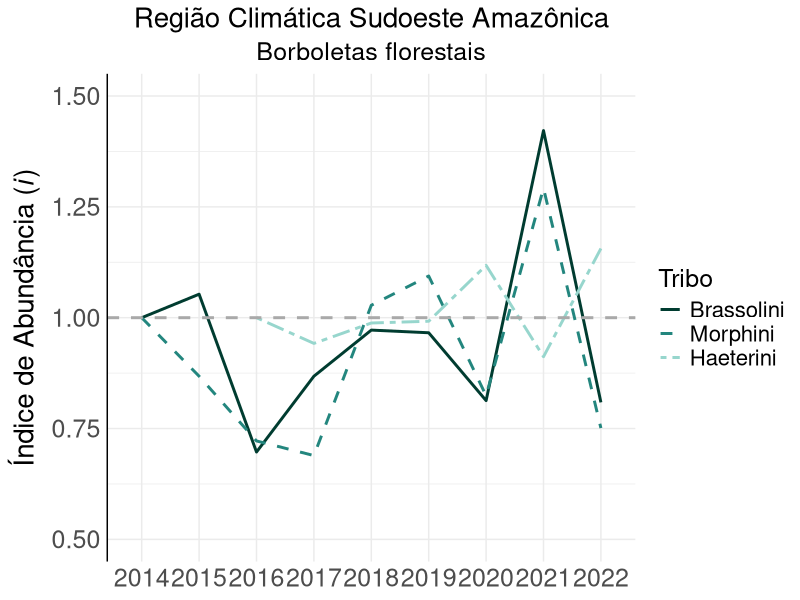
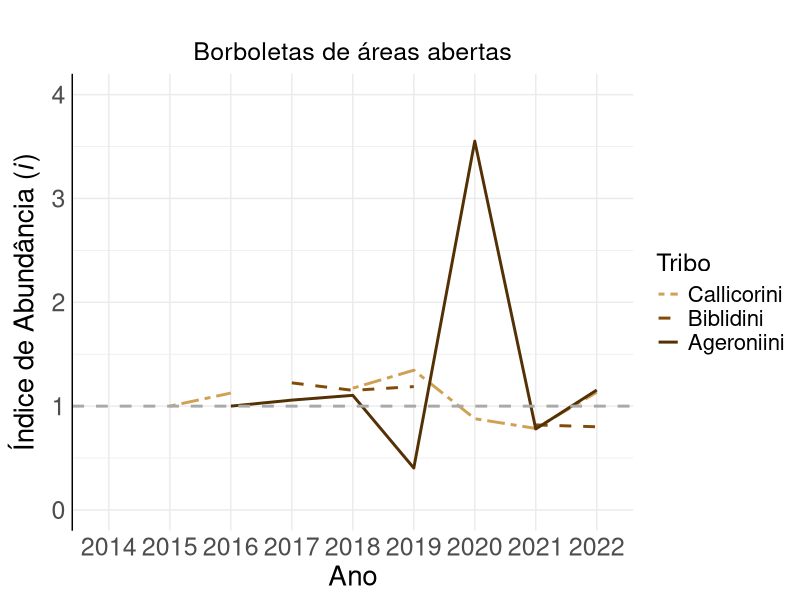
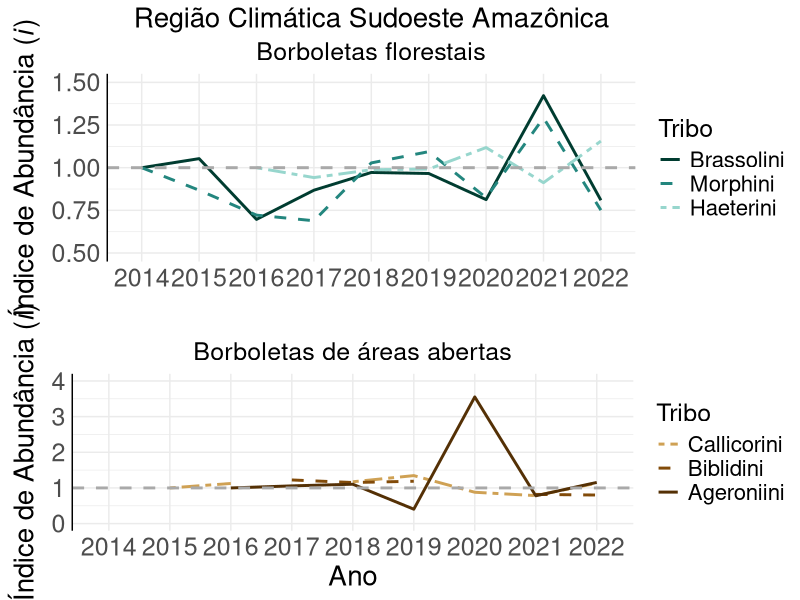
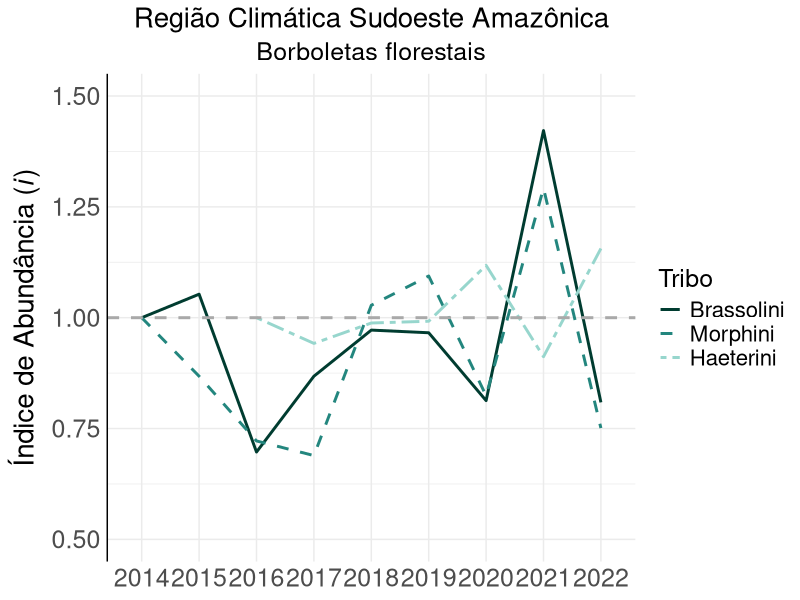
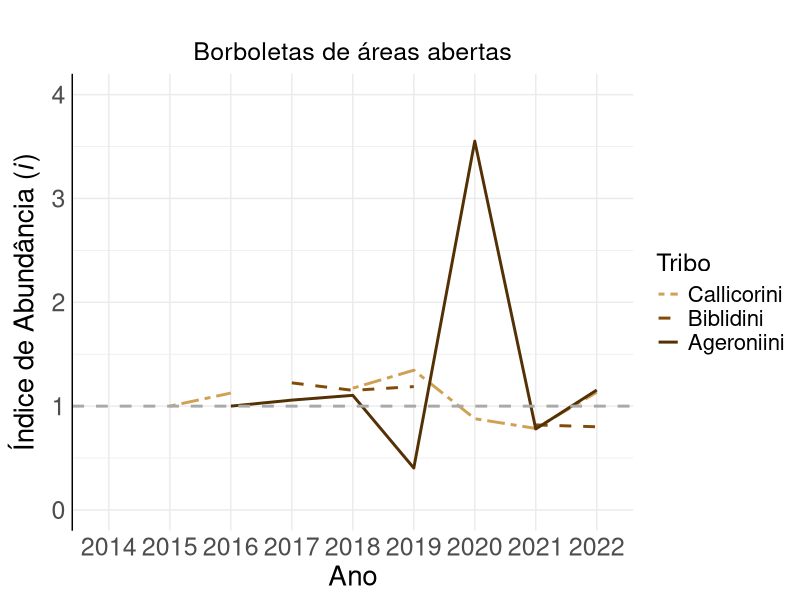
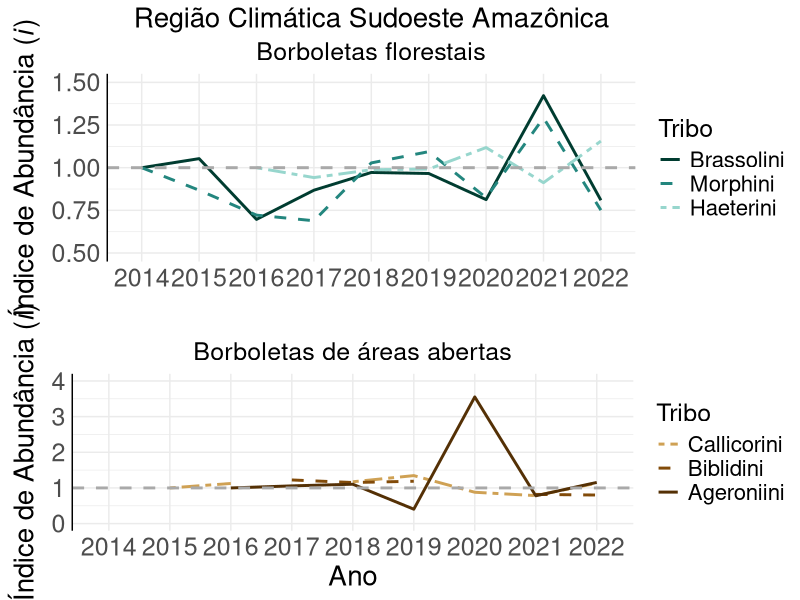

Write R code to recreate these figures, in order.
##### Índices de abundância de tribos ao longo dos anos - Sudoeste Amazônico
## Script: Isabela Freitas Oliveira

library(dplyr)
library(tidyr)


# Definir o diretório de trabalho
setwd("~/Documents/ICMBIO-COMOB/Dados_Monitora/Análise de dados/Monitora_Borboletas_Isabela")
df_indice<-read.csv("resultado_final_com_esforco.csv", header=T, sep = ';') # dataframe para fazer os gráficos
df_indice <- df_indice[!is.na(df_indice$tribo), ]

dados_regiao_especifica <- df_indice %>%
  filter(bioma == "Amazonia", regiao == "sudoeste")

# Agregar soma_individuos por tribo e ano
soma_individuos_por_tribo_ano <- dados_regiao_especifica %>%
  filter(soma_individuos > 0 ) %>%
  group_by(tribo, ano) %>%
  summarize(soma_individuos = sum(soma_individuos, na.rm = TRUE)) %>%
  ungroup()

# Verificar o esforço individual por uc_ea e expedicao
esforco_individual <- dados_regiao_especifica %>%
  group_by(uc, uc_ea, ano, expedicao) %>%
  summarize(esforco_individual = unique(esforco_amostral), na.rm = TRUE) %>%
  ungroup()

# Somar os esforços por expedicao
esforco_por_expedicao <- esforco_individual %>%
  group_by(uc, ano, expedicao) %>%
  summarize(esforco_total_expedicao = sum(esforco_individual, na.rm = TRUE)) %>%
  ungroup()

# Calcular o esforço total anual para cada ano
esforco_total_anual <- esforco_por_expedicao %>%
  group_by(ano) %>%
  summarize(esforco_total_anual = sum(esforco_total_expedicao, na.rm = TRUE)) %>%
  ungroup()

# Juntar com soma_individuos_por_tribo_ano
df_agregado <- soma_individuos_por_tribo_ano %>%
  left_join(esforco_total_anual, by = "ano") %>%
  ungroup()

# Calcular o índice de abundância
df_agregado <- df_agregado %>%
  mutate(frequencia_corrigida = (soma_individuos + 0.00001) / esforco_total_anual,
         log_frequencia_corrigida = log10(frequencia_corrigida)) %>%
  group_by(tribo) %>%
  arrange(ano) %>%
  mutate(indice_abundancia = if_else(row_number() == 1, 1, 
                                     log_frequencia_corrigida / lag(log_frequencia_corrigida))) %>%
  ungroup()

# Reestruturar para visualização
df_tribo_ano_largo <- df_agregado %>%
  pivot_wider(names_from = ano, values_from = indice_abundancia)

# Reestruturar o dataframe para o formato largo # tabela geral dos índices
df_tribo_ano_largo <- df_agregado %>%
  select(tribo, ano, indice_abundancia) %>% # Selecionar as colunas relevantes
  pivot_wider(names_from = ano, values_from = indice_abundancia) # Transformar para o formato largo

# Limitar os valores a 3 casas decimais
df_tribo_ano_largo <- df_tribo_ano_largo %>%
  mutate_if(is.numeric, ~ round(., 3))
#write.csv(df_tribo_ano_largo, "tabela_índice_tribo_ano_AM_sudoeste.csv", row.names = FALSE)

############
#Gráficos
library(ggplot2)

# Definir as cores e tipos de linha para cada tribo
cores_linhas <- c("Brassolini" = "#003C30", "Morphini" = "#23867E", "Haeterini" = "#97D6CD")
tipos_linhas <- c("Brassolini" = "solid", "Morphini" = "dashed", "Haeterini" = "twodash")

# Filtrar tribos florestais
tribos_selecionadas <- df_tribo_ano_largo %>%
  filter(tribo %in% c("Brassolini", "Morphini", "Haeterini")) %>%
  mutate(tribo = factor(tribo, levels = c("Brassolini", "Morphini", "Haeterini")))

# Transformar 'ano' para o formato longo e garantir que é numérico
dados_longos <- tribos_selecionadas %>%
  pivot_longer(cols = -tribo, names_to = "ano", values_to = "indice_abundancia")

# Certifique-se de que cada 'tribo' tem um 'tipo_linha' correspondente
dados_longos$tipo_linha <- ifelse(dados_longos$tribo == "Brassolini", "solid",
                                  ifelse(dados_longos$tribo == "Morphini","dashed","twodash"))

# Crie o gráfico
gg_florestal <- ggplot(dados_longos, aes(x = ano, y = indice_abundancia, group = tribo, color = tribo, linetype = tribo)) +
  geom_line(size = 1) +
  scale_y_continuous(limits = c(0.5,1.5))+
  scale_color_manual(values = cores_linhas) +
  scale_linetype_manual(values = tipos_linhas) +
  geom_hline(yintercept = 1, linetype = "dashed", color = "darkgray", size = 1) +
  theme_minimal() +
  labs(title = "Região Climática Sudoeste Amazônica",
       subtitle = "Borboletas florestais",
       x = "Ano",
       y = expression("Índice de Abundância (" * italic("i") * ")"),
       color = "Tribo",
       linetype = "Tribo") +
  theme(plot.title = element_text(hjust = 0.5, size = 20),
        plot.subtitle = element_text(hjust = 0.5, size = 18),
        axis.title = element_text(size = 20),
        axis.text = element_text(size = 18),
        axis.title.x = element_blank(),
        legend.title = element_text(size = 18),
        legend.text = element_text(size = 16),
        axis.line = element_line(color = "black"),
        axis.line.x = element_blank()) +
  guides(color = guide_legend(override.aes = list(linetype = tipos_linhas)))

# Exibir o gráfico
print(gg_florestal)

# Salvar a imagem usando ggsave()
ggsave(filename = "indice de abundancia AM_Sudoeste_florestal_linhas_.png",  # Escolha um nome adequado para o arquivo
       plot = gg_florestal,  # O objeto ggplot
       device = "png",  # Pode ser "jpeg", "tiff", etc.
       path = "/Users/isabelafreitasoliveira/Documents/ICMBIO-COMOB/Dados_Monitora/Análise de dados/Monitora_Borboletas_Isabela",  # Especifique o diretório onde você deseja salvar o gráfico
       dpi = 300,  # Define a resolução (DPI)
       width = 12, height = 8, units = "in")  # Define o tamanho da imagem
######
#Gráficos Borboletas de areas abertas

# Definir as cores e tipos de linha para cada tribo
cores_linhas <- c("Callicorini" = "#CFA154", "Biblidini" = "#824B09", "Ageroniini" = "#543005")
tipos_linhas <- c("Callicorini" = "twodash", "Biblidini" = "dashed", "Ageroniini" = "solid")

# Filtrar tribos florestais
tribos_selecionadas <- df_tribo_ano_largo %>%
  filter(tribo %in% c("Callicorini", "Biblidini", "Ageroniini")) %>%
  mutate(tribo = factor(tribo, levels = c("Callicorini", "Biblidini", "Ageroniini")))

# Transformar 'ano' para o formato longo e garantir que é numérico
dados_longos <- tribos_selecionadas %>%
  pivot_longer(cols = -tribo, names_to = "ano", values_to = "indice_abundancia")

# Certifique-se de que cada 'tribo' tem um 'tipo_linha' correspondente
dados_longos$tipo_linha <- ifelse(dados_longos$tribo == "Ageroniini", "solid",
                                  ifelse(dados_longos$tribo == "Biblidini","dashed","twodash"))

# Crie o gráfico
gg_aberto <- ggplot(dados_longos, aes(x = ano, y = indice_abundancia, group = tribo, color = tribo, linetype = tribo))+
  scale_y_continuous(limits = c(0,4))+
  geom_line(size = 1) +
  scale_color_manual(values = cores_linhas) +
  scale_linetype_manual(values = tipos_linhas) +
  geom_hline(yintercept = 1, linetype = "dashed", color = "darkgray", size = 1) +
  theme_minimal() +
  labs(title = "",
       subtitle = "Borboletas de áreas abertas",
       x = "Ano",
       y = expression("Índice de Abundância (" * italic("i") * ")"),
       color = "Tribo",
       linetype = "Tribo") +
  theme(plot.title = element_text(hjust = 0.5, size = 20),
        plot.subtitle = element_text(hjust = 0.5, size = 18),
        axis.title = element_text(size = 20),
        axis.text = element_text(size = 18),
        legend.title = element_text(size = 18),
        legend.text = element_text(size = 16),
        axis.line = element_line(color = "black"),
        axis.line.x = element_blank()) +
  guides(color = guide_legend(override.aes = list(linetype = tipos_linhas)))

# Exibir o gráfico
print(gg_aberto)

# Salvar a imagem usando ggsave()
ggsave(filename = "indice de abundancia_AM_Sudoeste_aberto_linhas_.png",  # Escolha um nome adequado para o arquivo
       plot = gg_aberto,  # O objeto ggplot
       device = "png",  # Pode ser "jpeg", "tiff", etc.
       path = "/Users/isabelafreitasoliveira/Documents/ICMBIO-COMOB/Dados_Monitora/Análise de dados/Monitora_Borboletas_Isabela",  # Especifique o diretório onde você deseja salvar o gráfico
       dpi = 300,  # Define a resolução (DPI)
       width = 12, height = 8, units = "in")  # Define o tamanho da imagem

######
#Gráficos juntos
library(gridExtra)

grid.arrange(gg_florestal, gg_aberto, ncol = 1,  heights = c(3,3))
ggsave("graficos_combinados_indice_AM_Sudoeste_linhas.png", 
       grid.arrange(gg_florestal, gg_aberto, ncol = 1, heights = c(3,3)), 
       device = "png", 
       width = 12, height = 10, units = "in", 
       path = "/Users/isabelafreitasoliveira/Documents/ICMBIO-COMOB/Dados_Monitora/Análise de dados/Monitora_Borboletas_Isabela")
